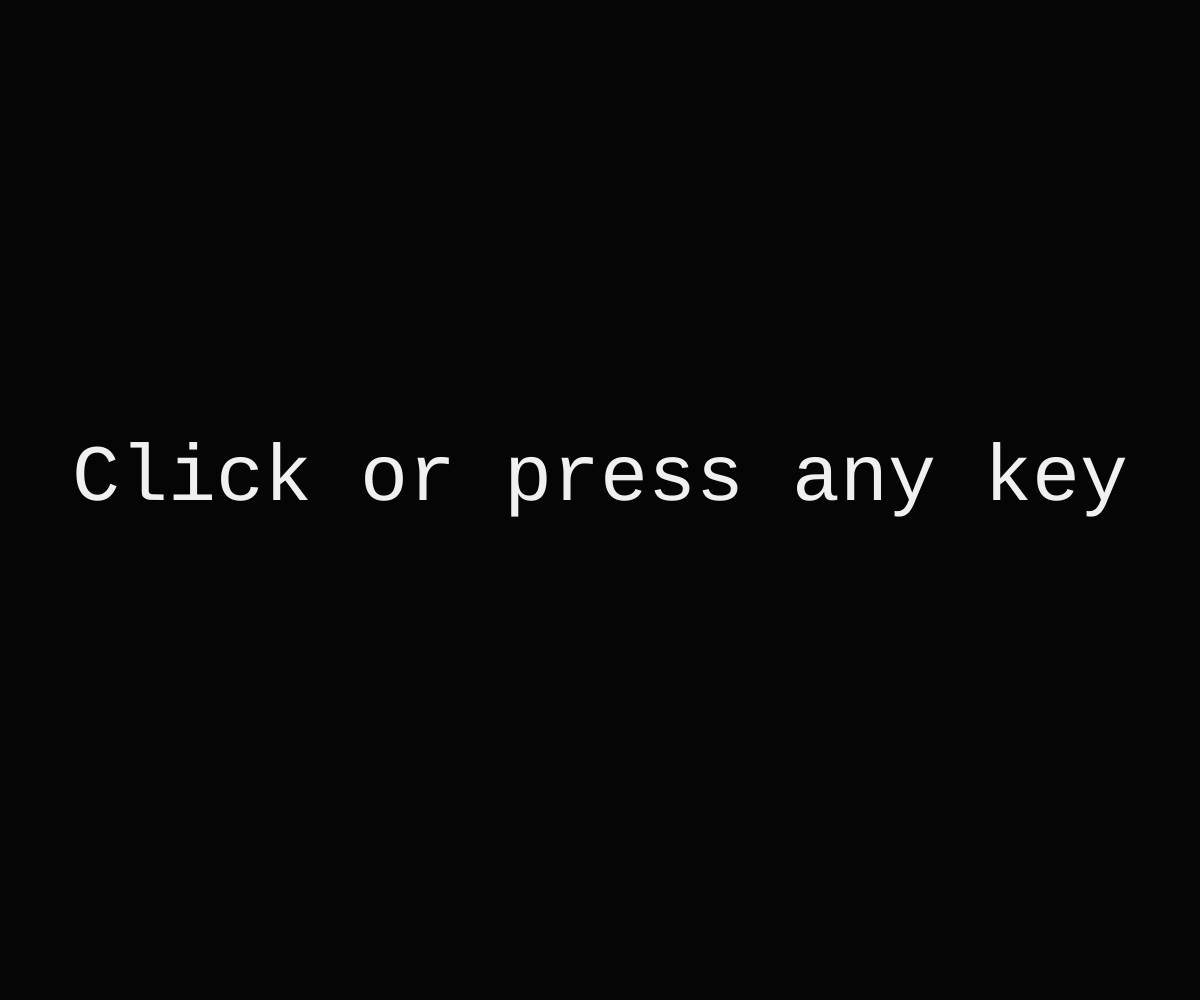
Frame 1 (no input)
Frame 60 (no input): identical to frame 1, image omitted
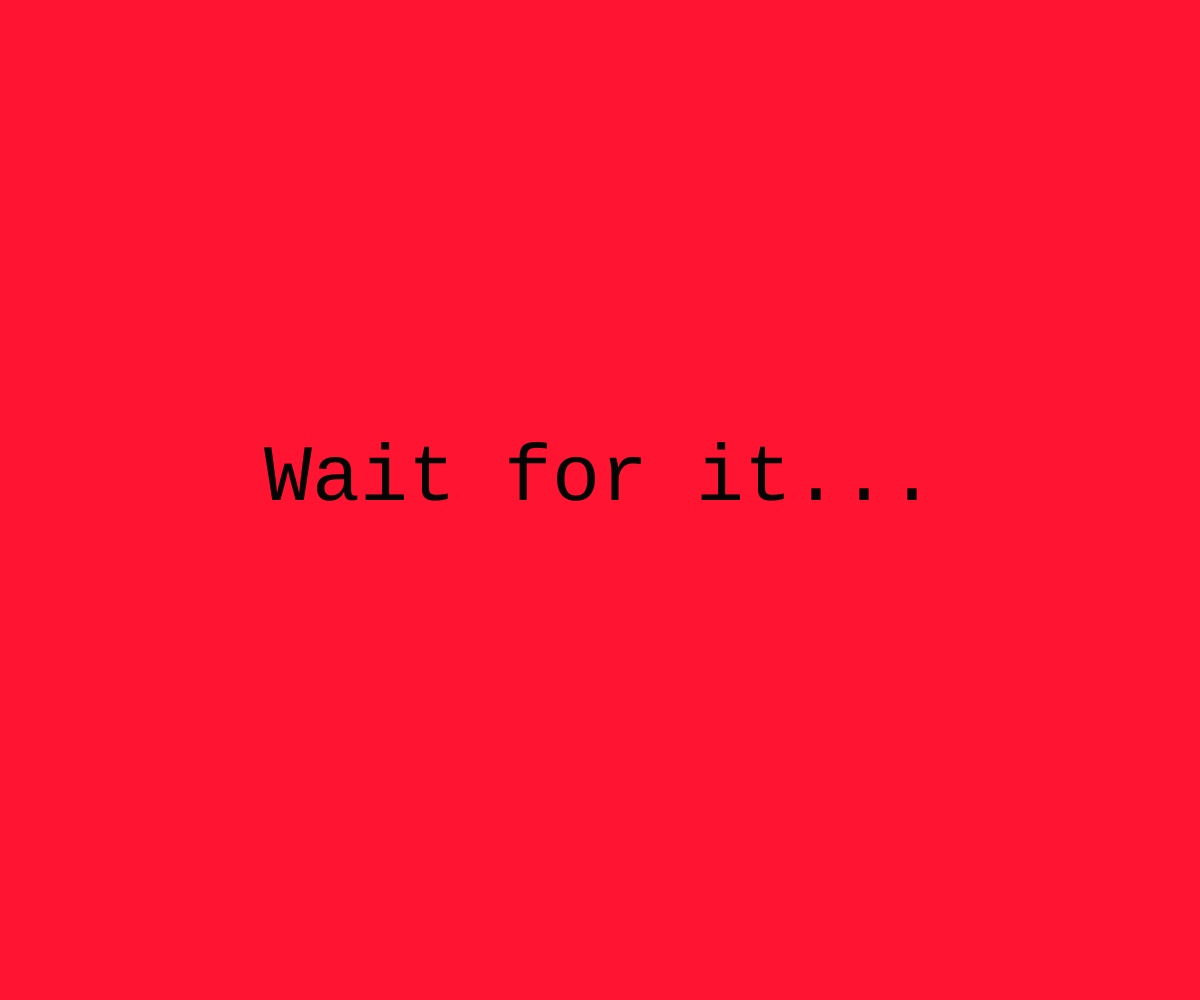
Frame 120 (the mouse pressed at the canvas centre since frame 60)

The p5.js sketch that drew these frames (run headless with seeded random() and noise() and a simulated clock; from frame 60 on, the mouse is pressed at the canvas centre):

// p5.js sketch
// ── sketch.js
var start;
var scoreScreen;
var waitingForPlayer;
var tooFast;
var timeout;
var timeoutCounter;
var font;
var waitTime;
var reactTime;
var allTimes;


function setup() {
    createCanvas(windowWidth, windowHeight);
    noStroke();
    textAlign(CENTER);

    frameRate(60);

    allTimes = [];
    darkMode = false;
    start = true;
    timeoutCounter = 0;

    textFont('monospace');


    init();
}

function draw() {

    if (start) {
        displayStart();
    }
    else if (scoreScreen) {
        displayScoreScreen();
    }
    else if (tooFast) {
        displayTooFast();
    }
    else if (!waitingForPlayer) {
        displayWaitForIt();
        if (millis() > waitTime) {
            waitingForPlayer = true;
        }
    }
    else {
        displayReactNow();
    }

    if (timeout > 0) {
        timeout--;
    }
}

function init() {
    start = true;
    scoreScreen = false;
    tooFast = false;
    timeout = 0;
    waitingForPlayer = false;
}

function mousePressed() {

    if (waitingForPlayer) {
        if (millis() - waitTime > 70) {
            reactTime = millis() - waitTime;
            allTimes.push(reactTime);
            waitingForPlayer = false;
            scoreScreen = true;
        }
    }
    else if (start) {
        start = false;
        waitTime = millis() + 1000 + random(3000);
    }
    else if (scoreScreen) {
        init();
    }
    else if (tooFast && timeout <= 0) {
        timeoutCounter++;
        init();
    }
    else {
        tooFast = true;
        waitingForPlayer = false;
        timeout = 120 + (30 * timeoutCounter);
    }
}

function keyPressed() {

    if (waitingForPlayer) {
        if (millis() - waitTime > 70) {
            reactTime = millis() - waitTime;
            allTimes.push(reactTime);
            waitingForPlayer = false;
            scoreScreen = true;
        }
    }
    else if (start) {
        start = false;
        waitTime = millis() + 1000 + randomGuassian(2000,2000);
    }
    else if (scoreScreen) {
        init();
    }
    else if (tooFast && timeout <= 0) {
        timeoutCounter++;
        init();
    }
    else {
        tooFast = true;
        waitingForPlayer = false;
        timeout = 300 + (60 * timeoutCounter);
    }

}

function displayStart() {
    background(5);
    fill(240);
    textSize(width / 15);
    text("Click or press any key", width / 2, height / 2);
}

function displayScoreScreen() {
    background(5);
    fill(240);

    var averageTime = 0;

    for (let t of allTimes) {
        averageTime += t;
    }

    averageTime /= allTimes.length;

    var rank = "";

    if (averageTime <= 130) {
        rank = "cheater"
    }
    else if (averageTime <= 150) {
        rank = "inhumanly fast";
    }
    else if (averageTime <= 180) {
        rank = "blazing fast";
    }
    else if (averageTime <= 200) {
        rank = "very fast";
    }
    else if (averageTime <= 230) {
        rank = "fast";
    }
    else if (averageTime <= 250) {
        rank = "above average";
    }
    else if (averageTime <= 290) {
        rank = "average";
    }
    else if (averageTime <= 330) {
        rank = "below average";
    }
    else if (averageTime <= 370) {
        rank = "slow";
    }
    else if (averageTime <= 430) {
        rank = "very slow";
    }
    else if (averageTime > 500) {
        rank = "my sleeping grandma";
    }

    textSize(width / 40)
    text("Your average time is " + floor(averageTime) + " milliseconds (" + rank + ")", width / 2, height / 5);

    textSize(width / 20);
    text("Your reacted in " + floor(reactTime) + " milliseconds", width / 2, height / 2);

}

function displayTooFast() {
    background(255, 255, 50);
    fill(5);
    textSize(width / 20);
    if (timeout > 0) {
        text("You were too fast", width / 2, height / 2);
        textSize(width / 30);
        text("Timeout for " + (floor(timeout / 60) + 1) + " seconds", width / 2, height - (height / 4));
    }
    else {
        displayTooFastMessage();
    }
}

function displayTooFastMessage() {
    background(150, 255, 50);    
    switch (timeoutCounter) {
        case 0:
            text("You were faster than light!", width / 2, height / 2);
            break;
        case 1:
            text("Slow down please", width / 2, height / 2);
            break;
        case 2:
            textSize(width / 27);
            text("Seriously don't go before it's green", width / 2, height / 2);
            break;
        case 3:
            text("Really?", width / 2, height / 2);
            break;
        case 4:
            textSize(width / 27);
            text("Are you trying to break the rules?", width / 2, height / 2);
            break;
        case 5:
            text("You aren't impressing anyone...", width / 2, height / 2);
            break;
        case 6:
            text("Is this a game to you?", width / 2, height / 2);
            break;
        case 7:
            text("This is not a toy!", width / 2, height / 2);
            break;
        case 8:
            textSize(width / 30);
            text("Ok, you want to see all the messages", width / 2, height / 2);
            break;
        case 9:
            textSize(width / 30);
            text("Let's just keep this easter egg between us ok?", width / 2, height / 2);
            break;
        case 10:
            textSize(width / 30);
            text("Don't tell your friends,\njust let me know when you've found it ok?", width / 2, height / 2);
            break;
        case 11:
            textSize(width / 30);
            text("So now that you're here, let's talk about you.", width / 2, height / 2);
            break;
        case 12:
            text("How are you today?", width / 2, height / 2);
            break;
        case 13:
            text("More importantly, who are you?", width / 2, height / 2);
            break;
        case 14:
            text("Where are you from?", width / 2, height / 2);
            break;
        case 15:
            textSize(width / 30);
            text("I'm just joking, I know theres no way to answer", width / 2, height / 2);
            break;
        case 16:
            text("I'll tell you about me then.", width / 2, height / 2);
            break;
        case 17:
            textSize(width / 25);
            text("I'm Caden Popps, I like to make games.", width / 2, height / 2);
            break;
        case 18:
            textSize(width / 25);
            text("I made this game for myself mostly", width / 2, height / 2);
            break;
        case 19:
            textSize(width / 25);
            text("I want to improve my reaction time", width / 2, height / 2);
            break;
        case 20:
            textSize(width / 30);
            text("As I'm writing this, my average time is 250-300 ms", width / 2, height / 2);
            break;
        case 21:
            textSize(width / 30);
            text("I've heard you can't improve reaction time much", width / 2, height / 2);
            break;
        case 22:
            text("But I want to prove that wrong", width / 2, height / 2);
            break;
        case 23:
            text("Enough about me.", width / 2, height / 2);
            break;
        case 24:
            text("How's the weather by the way?", width / 2, height / 2);
            break;
        case 25:
            textSize(width / 25);
            text("Joking again, I know you can't answer", width / 2, height / 2);
            break;
        case 26:
            textSize(width / 25);
            text("These messages are taking me longer\nto write than the game itself", width / 2, height / 2);
            break;
        case 27:
            textSize(width / 35);
            text("And if you play the game correctly,\nthese messages should be taking you a long time to see", width / 2, height / 2);
            break;
        case 28:
            textSize(width / 35);
            text("I was thinking about obfuscating my code,\nto discourage viewing these messages by looking at the javascript", width / 2, height / 2);
            break;
        case 29:
            textSize(width / 30);
            text("But if you are clever enough to look at the code,\n I'll let you :)", width / 2, height / 2);
            break;
        case 30:
            text("I've gotta go. Goodbye!", width / 2, height / 2);
            break;
    }
    if (timeoutCounter > 30) {
        text("<3", width / 2, height / 2);
    }

    textSize(width / 30);
    text("Click or press any key to restart", width / 2, height - height / 4);

}

function displayWaitForIt() {
    background(255, 20, 50);
    fill(5);

    textSize(width / 15);
    text("Wait for it...", width / 2, height / 2);

}

function displayReactNow() {
    background(20, 255, 50);
    fill(5);
    text("React now!", width / 2, height / 2);
}

function windowResized() {
    resizeCanvas(windowWidth, windowHeight);
}
